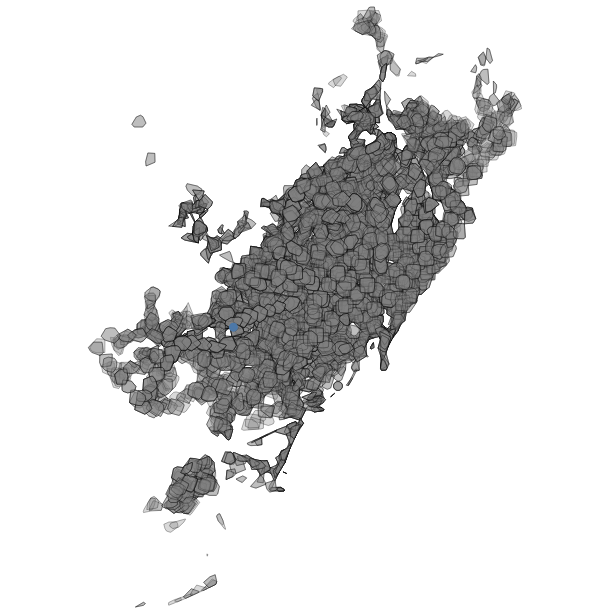

Here is the notebook cell this chart was saved with:
### Code cell
isos = alt.Chart(isocores_df_all).mark_geoshape(
    stroke="black",
    fill="gray",
    opacity = 0.3
).properties(
    width=600,
    height=600
    
).encode(tooltip=['name'])

destinations = pd.read_csv('Nodes/Destinations.csv')
destinations['geometry'] = destinations['geometry'].apply(wkt.loads)
destinations = gpd.GeoDataFrame(destinations,geometry='geometry',crs = 'EPSG:4326')


point = alt.Chart(destinations[destinations['poi_name'] == 'Zona Universitària']).mark_geoshape(size = 0)

isos +point

### Figure 1 — Vega-Lite specification as saved in the notebook (floating-point values rounded to 4 significant figures; data arrays with more than 128 entries replaced by an {"elided": "..."} marker saying what was removed)
{"config": {"view": {"continuousWidth": 300, "continuousHeight": 300}}, "layer": [{"data": {"name": "data-5e614b09a2fb21e73e30f27f1b7f173c"}, "mark": {"type": "geoshape", "fill": "gray", "opacity": 0.3, "stroke": "black"}, "encoding": {"tooltip": [{"field": "name", "type": "nominal"}]}}, {"data": {"name": "data-58fe9863eb6f1b82ba00e35fa273bfaf"}, "mark": {"type": "geoshape", "size": 0}}], "height": 600, "width": 600, "$schema": "https://vega.github.io/schema/vega-lite/v6.1.0.json", "datasets": {"data-5e614b09a2fb21e73e30f27f1b7f173c": {"elided": "8536 records"}, "data-58fe9863eb6f1b82ba00e35fa273bfaf": [{"poi_name": "Zona Universitària", "category": "university", "demand": 202, "type": "Feature", "geometry": {"type": "Point", "coordinates": [2.114, 41.38]}}]}}
